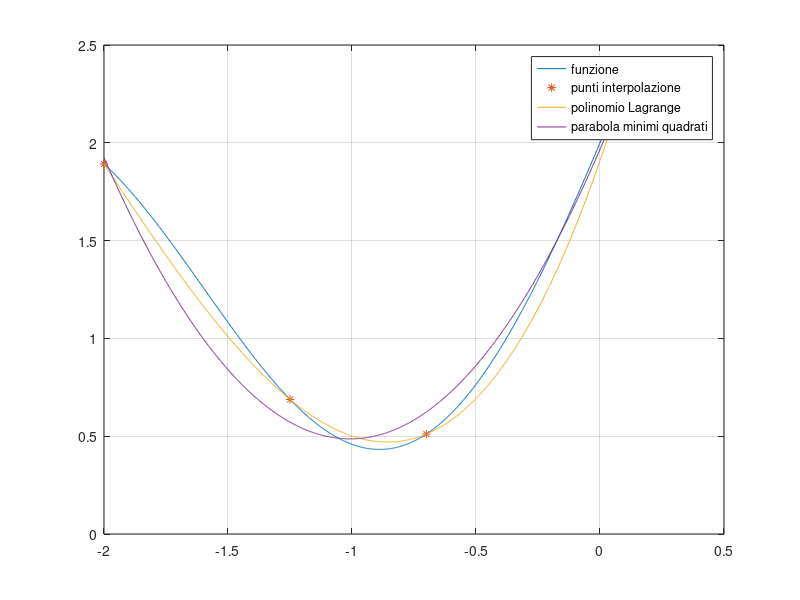

MATLAB code to generate this figure:
clear
clc
close all
format long

f=@(x) sin(2*x)+exp(x)+1;
a=-2; b=0.1;
nodi=[-2 -1.25 -0.7 0.1];
y_nodi=f(nodi);
x=linspace(a,b,1000);
%interpolazione lagrangiana semplice
coeff_Lagrange=polyfit(nodi,y_nodi,length(nodi)-1);
y_lagr=polyval(coeff_Lagrange,x);
err_lagr=norm(y_lagr-f(x),inf)
%approssimazione polinomio 2° grado minimi quadrati
coeff_quadr=polyfit(nodi,y_nodi,2);
y_quadr=polyval(coeff_quadr,x);
err_quadr=norm(y_quadr-f(x),inf)
disp('meglio interpolazione lagrangiana')
%grafico
plot(x,f(x))
grid on
hold on
plot(nodi,y_nodi,'*')
plot(x,y_lagr)
plot(x,y_quadr)
legend('funzione','punti interpolazione','polinomio Lagrange','parabola minimi quadrati')
%integrale esatto
primitiva=@(x) -cos(2*x)/2+exp(x)+x;
I=primitiva(b)-primitiva(a)
%I_quad=quad(f,a,b,10^-14);
%integrale approssimato
integranda_lagr=@(x) polyval(coeff_Lagrange,x);
I_lagr=quad(integranda_lagr,a,b,10^-14);
err_int_lagr=abs(I-I_lagr)
integranda_quadr=@(x) polyval(coeff_quadr,x);
I_quadr=quad(integranda_quadr,a,b,10^-14);
err_int_quadr=abs(I-I_quadr)
disp('errore integrale minimi quadrati è più piccolo')
